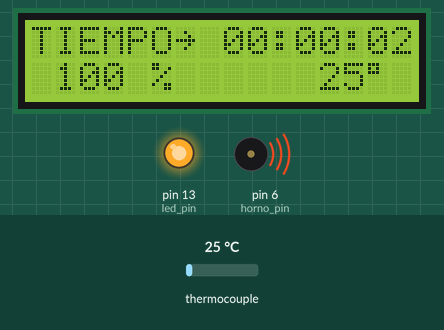
This sketch was run on a simulated Arduino Uno, built with avr-gcc and run on an emulated ATmega328P. Shown: 16×2 character LCD, output pins drawn as LEDs (lit = HIGH), buzzer (waves = sounding, pin HIGH). The inputs (shaded band) are chosen by the test bench; at power-on: thermocouple 25 °C. What the sketch prints to the serial monitor is not drawn.

Above: at 2.2 s.
2.3 s: thermocouple set to 6 °C
At 3.7 s:
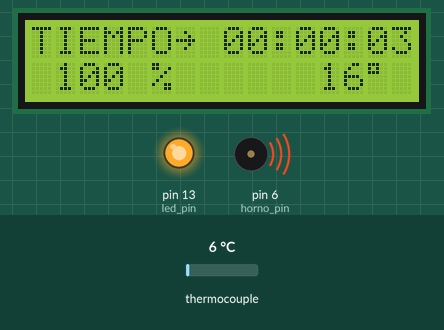
4.5 s: thermocouple set to 75 °C
At 5.8 s:
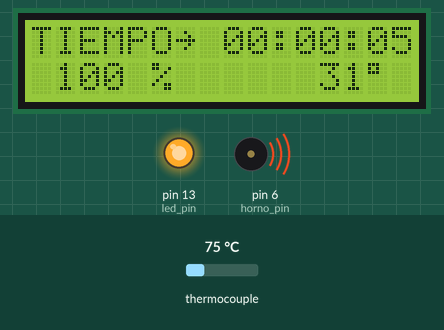
6.5 s: thermocouple set to 150 °C
At 13.8 s:
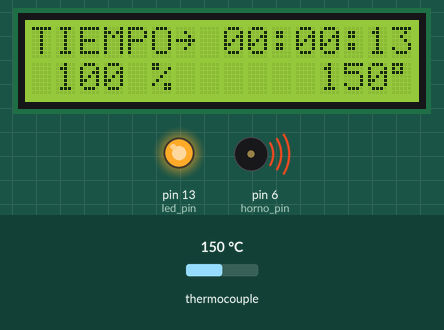
Timing chart, 0 to 14.5 s (numbered marks = the images above; inputs shaded):
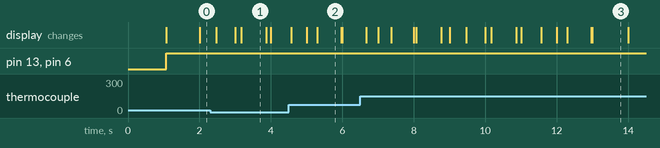

The sketch:

02_caracterizar_horno.ino
```cpp
#include <LiquidCrystal.h>
#include <max6675.h>
#include <movingAvg.h>          // https://github.com/JChristensen/movingAvg

const bool PRUEBA = LOW;

#define led_pin 13
#define horno_pin 6

// pines del LCD
#define lcd_rs 12
#define lcd_enable 11
#define lcd_d4 10
#define lcd_d5 9
#define lcd_d6 8
#define lcd_d7 7

// pines termocupla
#define termo_S0 4
#define termo_CS 3
#define termo_SCK 2

const int CALENTANDO = 0;
const int ENFRIANDO = 1;

// Instancia LCD
LiquidCrystal lcd(lcd_rs, lcd_enable, lcd_d4, lcd_d5, lcd_d6,lcd_d7);

// Instancia termocupla
MAX6675 ktc(termo_SCK, termo_CS, termo_S0);

// Moving Average para la termocupla
// Modo de uso en https://github.com/JChristensen/movingAvg
movingAvg valor_temp_average(10);  // siempre se va a estar haciendo un promedio de los últimos 10 valores

// Constantes y variables
const int MAXIMA_POTENCIA = 100;  // Tiempo fijo encendido (ms)
const int PERIODO_MS = 1000;
const int TIEMPO_LECTURA_TEMP_MS = 700;
const int TEMPERATURA_DE_CORTE = 1000;
const int PASO_ENTRE_POTENCIAS = 5;  // Valor en porcentaje
const int TIEMPO_ENTRE_POTENCIAS_MIN = 10;

unsigned long previousMillis = 0;  // Guarda el último cambio
int potencia = 0;                // Tiempo variable apagado (ms)
int valor_temp;                   // Declaramos la lectura de la temperatura
int ultima_temp = -1;
int last_potencia = -1;
int estado = CALENTANDO;
int ultimo_current_segundos = -1;
bool ledState = LOW;               // Estado inicial del LED
long ultimo_tiempo_temp = -1;

float current_segundos;
float current_minutos;
float tiempo_inicial;

int cronometro_segundos;
int cronometro_minutos;
int cronometro_horas;
int ultimo_cronometro_segundos = -1;
int ultimo_cronometro_minutos = -1;
int ultimo_cronometro_horas = -1;

// Definir el carácter de flecha derecha (8x5 píxeles)
byte rightArrow[8] = {
  B00000,
  B00100,
  B00010,
  B11111,
  B00010,
  B00100,
  B00000,
  B00000
};

void showStartupMessage() {
  lcd.createChar(0, rightArrow);  // Crear carácter personalizado (índice 0)
  lcd.setCursor(0, 0);
  lcd.print("TIEMPO");
  lcd.write(byte(0));  // Mostrar la flecha
  lcd.print("   :  :  ");
  // current_segundos, estado, potencia, valor_temp
  if (PRUEBA) {
    Serial.print("Prueba");
    Serial.print(",");
  }
  Serial.print("Tiempo");
  Serial.print(",");
  Serial.print("Estado");
  Serial.print(",");
  Serial.print("Potencia");
  Serial.print(",");
  Serial.println("Termocupla");
  delay(1000);
}

void serial_salida(int valor1, int valor2, int valor3, int valor4){
  if (PRUEBA) {
    Serial.print("Prueba");
    Serial.print(",");
  }
  Serial.print(valor1);
  Serial.print(",");
  Serial.print(valor2);
  Serial.print(",");
  Serial.print(valor3);
  Serial.print(",");
  Serial.println(valor4);
}

void setup() {
  Serial.begin(9600);
  valor_temp_average.begin();  // Inicializo el moving average de las lecturas de la termocupla
  pinMode(horno_pin, OUTPUT);
  pinMode(led_pin, OUTPUT);
  lcd.begin(16, 2);
  showStartupMessage();
  digitalWrite(led_pin, ledState);
}

void loop() {
  unsigned long currentMillis = millis();
  current_segundos = float(currentMillis) / 1000;
  current_minutos = current_segundos / 60;
  cronometro_segundos = int(current_segundos) % 60;
  cronometro_minutos = int(current_minutos) % 60;
  cronometro_horas = int(current_minutos / 60);

  if (currentMillis - ultimo_tiempo_temp >= TIEMPO_LECTURA_TEMP_MS){
    if (PRUEBA) {
      valor_temp_average.reading(current_segundos * 7);
    }
    else {
     valor_temp_average.reading(ktc.readCelsius());
    }
    valor_temp = valor_temp_average.getAvg();
    ultimo_tiempo_temp = currentMillis;
  }

  // mando por el serie cada 10 segundos
  if (int(current_segundos) != ultimo_current_segundos) {
    if (int(current_segundos) % 10 == 0){
      serial_salida(current_segundos, estado, potencia, valor_temp);
    }
    ultimo_current_segundos = int(current_segundos);
  }

  // Actualiza el LCD si cambió la temp
  if (valor_temp != ultima_temp) {
    lcd.setCursor(12, 1);
    lcd.print(valor_temp);
    lcd.print("\337");
    lcd.print(" ");
    ultima_temp = valor_temp;
  }

  // Actualiza el LCD si el valor cambió
  if (potencia != last_potencia) {
    //lcd.setCursor(1, 1);
    //lcd.print("    ");
    lcd.setCursor(1, 1);
    lcd.print(potencia * 100 / MAXIMA_POTENCIA);
    lcd.print(" % ");
    last_potencia = potencia;
  }

  // Actualizo cronómetro
  if (cronometro_segundos != ultimo_cronometro_segundos) {
    lcd.setCursor(14, 0);
    if (cronometro_segundos < 10){
      lcd.print("0");
    }
    lcd.print(cronometro_segundos);

    ultimo_cronometro_segundos = cronometro_segundos;
  }
  if (cronometro_minutos != ultimo_cronometro_minutos) {
    lcd.setCursor(11, 0);
    if (cronometro_minutos < 10){
      lcd.print("0");
    }
    lcd.print(cronometro_minutos);

    ultimo_cronometro_minutos = cronometro_minutos;
  }
  if (cronometro_horas != ultimo_cronometro_horas) {
    lcd.setCursor(8, 0);
    if (cronometro_horas < 10){
      lcd.print("0");
    }
    lcd.print(cronometro_horas);

    ultimo_cronometro_horas = cronometro_horas;
  }

  // Control del LED
  if (ledState == HIGH) {
    // Si el LED está encendido, espera TIEMPO_ENCENDIDO
    if (potencia < MAXIMA_POTENCIA){
      if (currentMillis - previousMillis >= float(potencia) / 100 * PERIODO_MS) {
        previousMillis = currentMillis;
        ledState = LOW;
        digitalWrite(led_pin, ledState);
        digitalWrite(horno_pin, ledState);
      }
    }
    else {
      previousMillis = currentMillis;
    }
  } else {
    // Si el LED está apagado, espera potencia
    if (potencia > 0) {
      if (currentMillis - previousMillis >= float(MAXIMA_POTENCIA - potencia) / 100 * PERIODO_MS) {
        previousMillis = currentMillis;
        ledState = HIGH;
        digitalWrite(led_pin, ledState);
        digitalWrite(horno_pin, ledState);
      }
    }
    else {
      previousMillis = currentMillis;
    }
  }

  switch (estado){
    case CALENTANDO:
      potencia = MAXIMA_POTENCIA;
      if (valor_temp >= TEMPERATURA_DE_CORTE){
        potencia = potencia - PASO_ENTRE_POTENCIAS;
        estado = ENFRIANDO;
        tiempo_inicial = current_minutos;
      }
      break;
    case ENFRIANDO:
      if (current_minutos - tiempo_inicial > TIEMPO_ENTRE_POTENCIAS_MIN){
        potencia = potencia - PASO_ENTRE_POTENCIAS;
        estado = ENFRIANDO;
        tiempo_inicial = current_minutos;
      }
      break;
    default:
      estado = ENFRIANDO;
      break;
  }
}
```

Measured:
- what the display in image 1 shows lasts 0.7 s, from 3.2 s to 3.9 s
- what the display in image 3 shows lasts 1.0 s, from 13.0 s to 14.0 s
